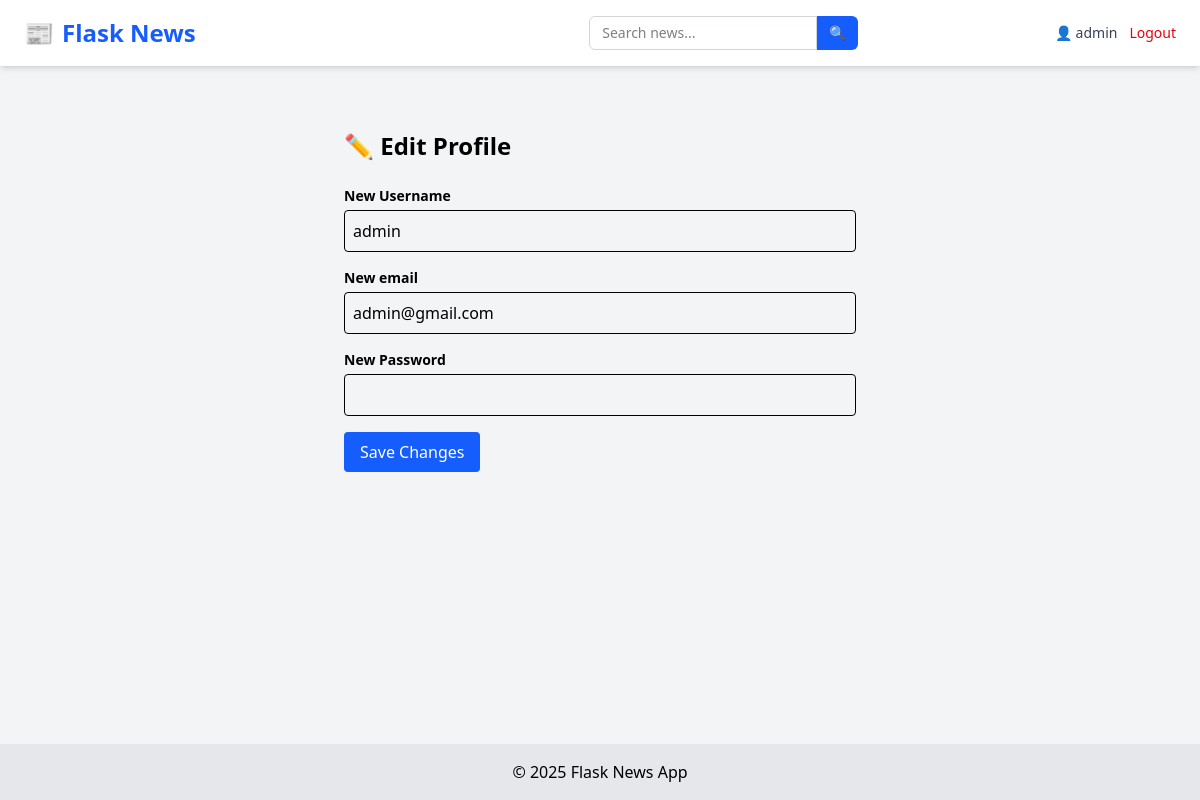
The page /edit-profile (signed in) on the database as committed earlier.
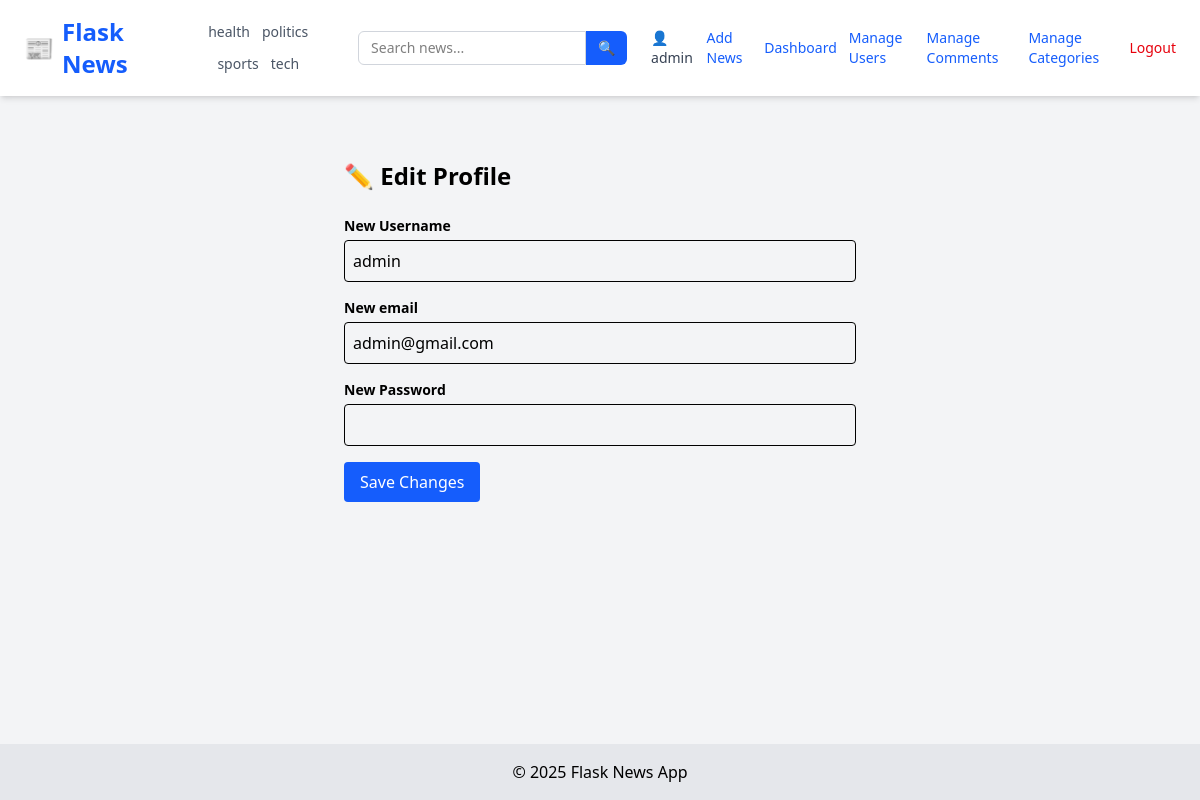
The same page on the database as committed later.
### tables this page shows
CREATE TABLE categories (
            id INTEGER PRIMARY KEY AUTOINCREMENT,
            name TEXT UNIQUE NOT NULL
        );

### app/user_routes.py (the view, shortened to what this page needs)
@user.route('/edit-profile', methods=['GET', 'POST'])
@login_required
def edit_profile():
    conn = sqlite3.connect(current_app.config['DATABASE'])
    c = conn.cursor()
    c.execute("SELECT username, email FROM users WHERE id = ?", (current_user.id,))
    user = c.fetchone()
    conn.close()
    return render_template('edit_profile.html', username=user[0], email=user[1])

### app/__init__.py (called while the page is built)
def create_app():
    app = Flask(__name__, instance_relative_config=True)
    app.config.from_object('config.Config')
    from app.routes import main
    app.register_blueprint(main)
    from app.admin_routes import admin
    app.register_blueprint(admin)
    from app.user_routes import user
    app.register_blueprint(user)
    init_db(app)
    login_manager.init_app(app)
    @login_manager.user_loader
    def user_loader(user_id):
        return load_user(user_id)
    @app.context_processor
    def inject_now():
        return {'now': datetime.now}
    @app.context_processor
    def inject_categories():
        conn = sqlite3.connect(current_app.config['DATABASE'])
        c = conn.cursor()
        c.execute("SELECT id, name FROM categories ORDER BY name ASC")
        categories = c.fetchall()
        conn.close()
        return {'categories': categories}
    return app

### app/models.py (called while the page is built)
def load_user(user_id):
    conn = sqlite3.connect(current_app.config['DATABASE'])
    c = conn.cursor()
    c.execute("SELECT id, username,email, role FROM users WHERE id = ?", (user_id,))
    row = c.fetchone()
    conn.close()
    if row:
        return User(*row)
    return None

### app/templates/edit_profile.html (shortened to what this page needs)
{% extends "layout.html" %} {% block title %}Edit Profile{% endblock %} {% block
content %}
<div class="max-w-lg mx-auto py-10">
  <h1 class="text-2xl font-bold mb-6">✏️ Edit Profile</h1>
  <form method="POST" class="space-y-4">
    <div>
      <label class="block text-sm font-semibold mb-1">New Username</label>
      <input
        type="text"
        name="username"
        value="{{ username }}"
        class="w-full border p-2 rounded"
      />
    </div>
    <div>
        <label class="block text-sm font-semibold mb-1">New email</label>
      <input
        type="email"
        name="email"
        value="{{ email }}"
        class="w-full border p-2 rounded"
      />
    </div>
    <div>
      <label class="block text-sm font-semibold mb-1">New Password</label>
      <input
        type="password"
        name="password"
        class="w-full border p-2 rounded"
      />
    </div>
    <button type="submit" class="bg-blue-600 text-white px-4 py-2 rounded">
      Save Changes
    </button>
    </div>
{% endblock %}

### app/templates/layout.html (shortened to what this page needs)
<!DOCTYPE html>
<html lang="en">
  <head>
    <link
      rel="stylesheet"
      href="https://cdnjs.cloudflare.com/ajax/libs/font-awesome/4.7.0/css/font-awesome.min.css"
    />
    <script src="https://cdn.jsdelivr.net/npm/@tailwindcss/browser@4"></script>
  </head>
  <body class="bg-gray-100 min-h-screen flex flex-col">
    <nav
      class="bg-white shadow-md px-6 py-4 flex flex-wrap md:flex-nowrap justify-between items-center"
    >
      <a
        href="/"
        class="text-2xl font-extrabold text-blue-600 flex items-center gap-2"
      >
        📰 <span>Flask News</span>
      </a>
      <div
        class="flex flex-wrap justify-center gap-3 mt-4 md:mt-0 md:ml-6 text-sm text-gray-600 font-medium"
      >
        {% for cat in categories %}
        <a
          href="{{ url_for('main.filter_by_category', name=cat[1]) }}"
          class="hover:text-blue-600 transition-colors"
        >
          {{ cat[1] }}
        </a>
        {% endfor %}
      </div>
      <form
        method="GET"
        action="{{ url_for('main.search') }}"
        class="flex mt-4 md:mt-0 md:ml-6"
      >
        <input
          type="text"
          name="q"
          placeholder="Search news..."
          required
          class="px-3 py-1.5 border rounded-l-md border-gray-300 focus:outline-none focus:ring focus:border-blue-500 text-sm"
        />
        <button
          type="submit"
          class="px-3 py-1.5 bg-blue-600 text-white rounded-r-md text-sm hover:bg-blue-700 transition-colors"
        >
          🔍
        </button>
      </form>
      <div class="flex items-center gap-3 mt-4 md:mt-0 md:ml-6 text-sm">
        {% if current_user.is_authenticated %}
        <a href="{{ url_for('user.user_profile', email=current_user.email) }}"
          ><span class="text-gray-700">👤 {{ current_user.username }}</span></a
        >
        {% if current_user.role == 'admin' %}
        <a href="/add" class="text-blue-600 hover:underline">Add News</a>
        <a
          href="{{url_for('admin.dashboard')}}"
          class="text-blue-600 hover:underline"
          >Dashboard</a
        >
        <a
          href="{{ url_for('admin.manage_users') }}"
          class="text-blue-600 hover:underline"
          >Manage Users</a
        >
        <a
          href="{{ url_for('admin.manage_comments') }}"
          class="text-blue-600 hover:underline"
        >
          Manage Comments</a
        >
        <a
          href="{{ url_for('admin.manage_categories') }}"
          class="text-blue-600 hover:underline"
        >
          Manage Categories</a
        >
        {% endif %}
        <a href="/logout" class="text-red-600 hover:underline">Logout</a>
        {% else %}
        <a href="/login" class="text-blue-600 hover:underline">Login</a>
        <a href="/register" class="text-blue-600 hover:underline">Register</a>
        {% endif %}
      </div>
    </nav>
    <main class="flex-grow container mx-auto p-6">
       {% block content %}{% endblock %}
    </main>
    <footer class="bg-gray-200 text-center py-4">
      &copy; {{ now().year }} Flask News App
    </footer>
  </body>
</html>

Rows that differ between the two databases and show on the page:
added categories: name "health"
added categories: name "politics"
added categories: name "sports"
added categories: name "tech"
changed users "admin": role "user" → "admin" (drawn)
Other text that changed with them:
text now shown: "Add News Dashboard Manage Users Manage Comments Manage Categories"
